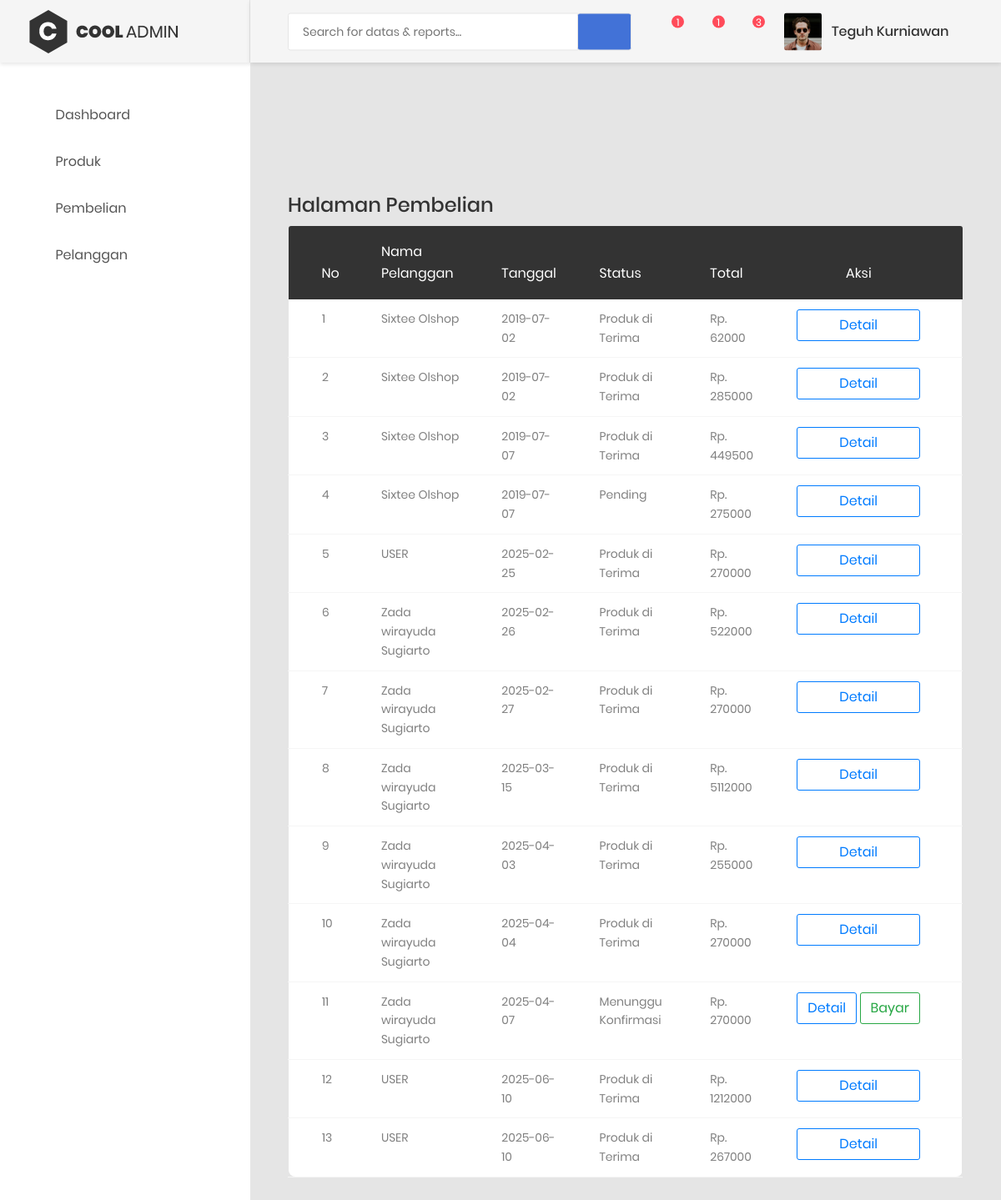
The page /admin/index.php?halaman=pembelian (signed in) on the database its author committed.
### tables this page shows
CREATE TABLE `tb_pembelian` (
  `id_pembelian` int(11) NOT NULL,
  `id_pelanggan` int(11) NOT NULL,
  `id_prov` int(11) NOT NULL,
  `tanggal_pembelian` date NOT NULL,
  `total_pembelian` int(11) NOT NULL,
  `tarif` int(11) NOT NULL,
  `alamat` varchar(50) NOT NULL,
  `status` varchar(30) NOT NULL
);

CREATE TABLE `tb_pelanggan` (
  `id_pelanggan` int(11) NOT NULL,
  `email` varchar(30) NOT NULL,
  `password` varchar(30) NOT NULL,
  `nama_pelanggan` varchar(50) NOT NULL,
  `telepon` varchar(30) NOT NULL
);

### admin/pembelian.php (the view, shortened to what this page needs)
      <div class="main-content">
        <div class="section__content section__content--p30">
          <div class="container-fluid">
            <h5 class="heading-title">Halaman Pembelian</h5>
  <div class="row">
      <div class="col col-lg-12">
		<div class="table-responsive m-b-40">
		<table class="table table-borderless table-data3">
			<thead>
				<tr>
					<th>No</th>
					<th>Nama Pelanggan</th>
					<th>Tanggal</th>
					<th>Status</th>
					<th>Total</th>
					<th style="text-align: center">Aksi</th>
				</tr>
			</thead>
			<tbody>
			<?php $no = 1; ?>
			<?php $ambil = $koneksi->query("SELECT * FROM tb_pembelian JOIN tb_pelanggan ON tb_pembelian.id_pelanggan=tb_pelanggan.id_pelanggan"); ?>
			<?php while($pecah = $ambil->fetch_assoc()) { ?>
				<tr>
					<td><?php echo $no; ?></td>
					<td><?php echo $pecah['nama_pelanggan']; ?></td>
					<td><?php echo $pecah['tanggal_pembelian'];  ?></td>
					<td><?php echo $pecah['status']; ?></td>
					<td><?php echo "Rp. ".$pecah['total_pembelian']; ?></td>
					<td>
						 <div class="table-data-feature">
                               <?php if ($pecah['status'] == "Pending" || $pecah['status'] == "Produk di Terima") : ?>
                               		<a class="btn btn-outline-primary btn-block" href="index.php?halaman=detail&id=<?php echo $pecah['id_pembelian']; ?>">Detail</a>
                             	<?php endif; ?>
                               <?php if ($pecah['status'] == "Menunggu Konfirmasi" || $pecah['status'] == "Sedang di Kirim"): ?>
                               		<a class="btn btn-outline-primary" href="index.php?halaman=detail&id=<?php echo $pecah['id_pembelian']; ?>">Detail</a>
                               		<a class="btn btn-outline-success" href="index.php?halaman=pembayaran&id=<?php echo $pecah['id_pembelian'] ?>">Bayar</a>
                               <?php endif; ?>
                         </div>
					</td>
				</tr>
			<?php $no++; ?>
			<?php } ?>
			</tbody>
		</table>
		</div>
	</div>
</div>

### rows shown on the page
tb_pembelian: id_pelanggan.nama_pelanggan "Sixtee Olshop", tanggal_pembelian "2019-07-02", status "Produk di Terima", total_pembelian "62000"
tb_pembelian: id_pelanggan.nama_pelanggan "Sixtee Olshop", tanggal_pembelian "2019-07-02", status "Produk di Terima", total_pembelian "285000"
tb_pembelian: id_pelanggan.nama_pelanggan "Sixtee Olshop", tanggal_pembelian "2019-07-07", status "Produk di Terima", total_pembelian "449500"
tb_pembelian: id_pelanggan.nama_pelanggan "Sixtee Olshop", tanggal_pembelian "2019-07-07", status "Pending", total_pembelian "275000"
tb_pembelian: id_pelanggan.nama_pelanggan "USER", tanggal_pembelian "2025-02-25", status "Produk di Terima", total_pembelian "270000"
tb_pembelian: id_pelanggan.nama_pelanggan "Zada wirayuda Sugiarto", tanggal_pembelian "2025-02-26", status "Produk di Terima", total_pembelian "522000"
tb_pembelian: id_pelanggan.nama_pelanggan "Zada wirayuda Sugiarto", tanggal_pembelian "2025-02-27", status "Produk di Terima", total_pembelian "270000"
tb_pembelian: id_pelanggan.nama_pelanggan "Zada wirayuda Sugiarto", tanggal_pembelian "2025-03-15", status "Produk di Terima", total_pembelian "5112000"
tb_pembelian: id_pelanggan.nama_pelanggan "Zada wirayuda Sugiarto", tanggal_pembelian "2025-04-03", status "Produk di Terima", total_pembelian "255000"
tb_pembelian: id_pelanggan.nama_pelanggan "Zada wirayuda Sugiarto", tanggal_pembelian "2025-04-04", status "Produk di Terima", total_pembelian "270000"
tb_pembelian: id_pelanggan.nama_pelanggan "Zada wirayuda Sugiarto", tanggal_pembelian "2025-04-07", status "Menunggu Konfirmasi", total_pembelian "270000"
tb_pembelian: id_pelanggan.nama_pelanggan "USER", tanggal_pembelian "2025-06-10", status "Produk di Terima", total_pembelian "1212000"
tb_pembelian: id_pelanggan.nama_pelanggan "USER", tanggal_pembelian "2025-06-10", status "Produk di Terima", total_pembelian "267000"

### other values the page prints
$_SESSION['admin']['nama'] "Teguh Kurniawan"
